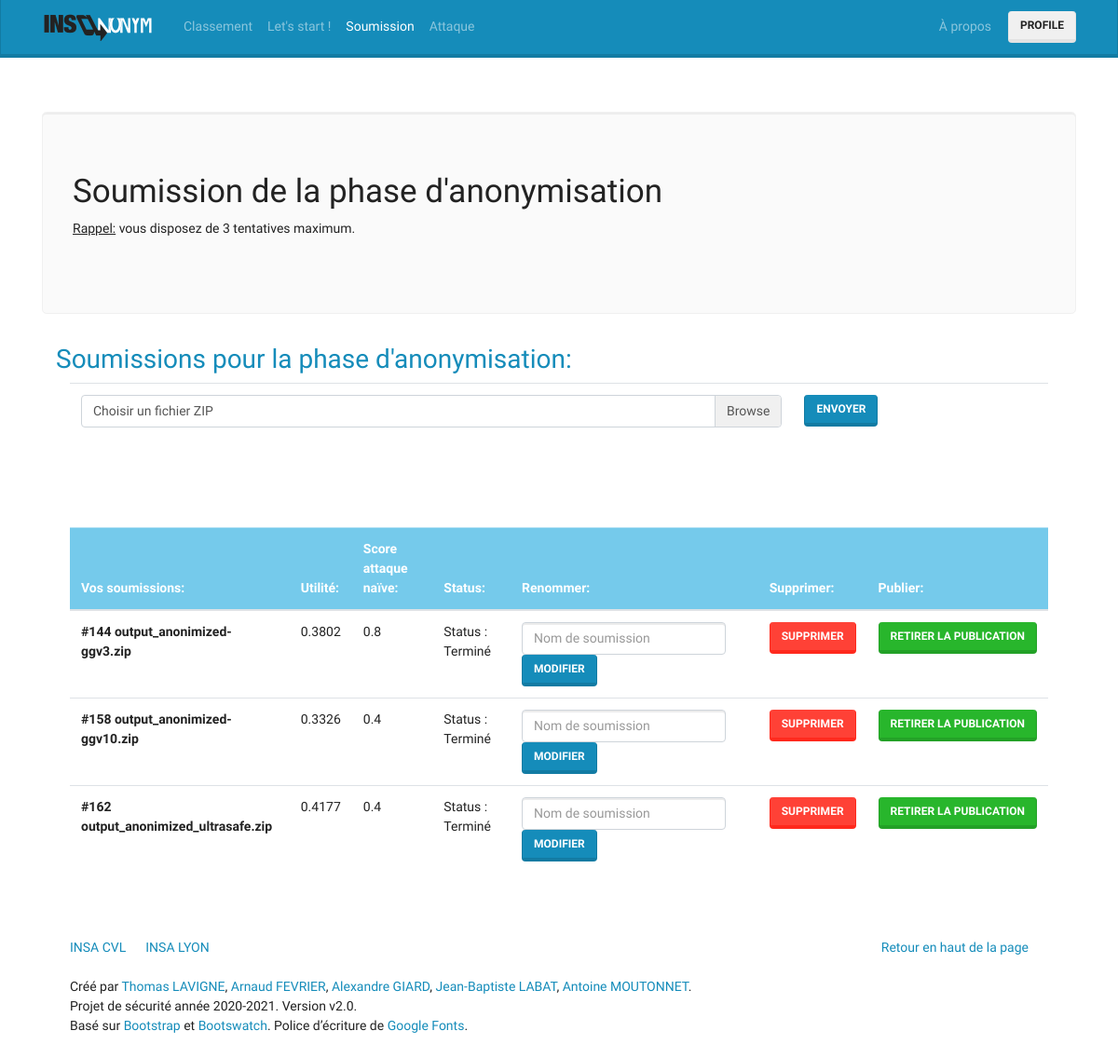
The page /anonymisation/submission (signed in) on the database as committed earlier.
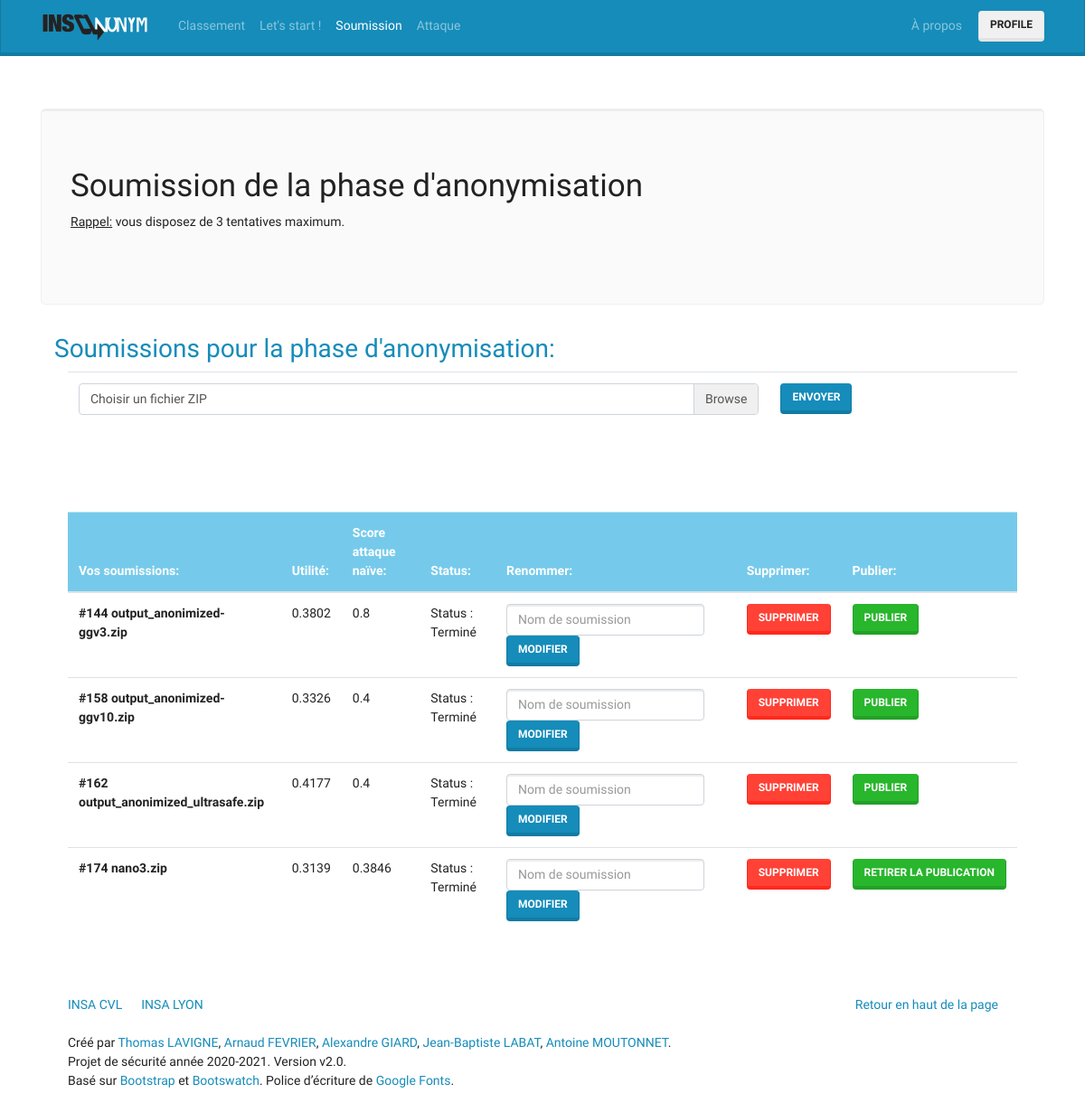
The same page on the database as committed later.
### tables this page shows
CREATE TABLE "anonymisation" (
	"SubmissionId"	INTEGER NOT NULL UNIQUE,
	"UserId"	INTEGER NOT NULL,
	"F_file"	TEXT,
	"S_file"	TEXT,
	"utility"	REAL NOT NULL DEFAULT -2,
	"naiveAttack"	REAL NOT NULL DEFAULT -2,
	"status"	TEXT NOT NULL DEFAULT 'En cours de traitement',
	"fileLink"	TEXT NOT NULL,
	"IsPublished"	INTEGER NOT NULL DEFAULT 0, 'name' TEXT DEFAULT 'soumission',
	FOREIGN KEY("UserId") REFERENCES "user"("id") ON DELETE CASCADE,
	PRIMARY KEY("SubmissionId" AUTOINCREMENT)
);

### controllers/controller_anonymisation.php (called while the page is built, shortened)
<?php
class AnonymisationController
{
    public function submission()
    {
        $submissions = $_SESSION['user']->getSubmissions();
     $submissions = $_SESSION['user']->getSubmissions();
        require_once('views/anonymisation/submission.php');
    }
}

### index.php (called while the page is built, shortened)
<?php
require_once('routes/router.php');

### models/user.php (called while the page is built, shortened)
<?php
class User
{
    public $id;
  public function getSubmissions()
  {
      global $con;
      $list = array();
      $req = $con->query("SELECT * FROM anonymisation where UserId='$this->id'");
      foreach ($req as $result)
          $list[] = new Anonym($result['SubmissionId'],$result['fileLink'],$result['UserId'],$result['F_file'], $result['S_file'] ,$result['utility'],$result['naiveAttack'],$result['status'],$result['IsPublished'],$result['name']);
      return $list;
  }
}

### models/anonym.php (called while the page is built, shortened)
<?php
class Anonym
{
    public function __construct(
        $submissionId = false,
        $fileLink = false,
        $userId = false,
        $F_file = false,
        $S_file = false,
        $utility = false,
		$naiveAttack = false,
        $status = false,
        $isPublished = false,
        $name = false
    ) {
        $this->submissionId = $submissionId;
        $this->utility = $utility;
		$this->naiveAttack = $naiveAttack;
        $this->status = $status;
        $this->isPublished =$isPublished;
        $this->name =$name;
    }
}

### views/anonymisation/submission.php (the view, shortened to what this page needs)
<div class="jumbotron">
	<h1> Soumission de la phase d'anonymisation </h1>
	<p><u>Rappel:</u> vous disposez de 3 tentatives maximum. </p>
</div>
<div class=container>
	<div class="text-primary">
		<h2>Soumissions pour la phase d'anonymisation: </h2>
	</div>
	<div class=container>
			<table class="table">
				<tr scope="row">
					<th scope="col-8">
							<div class="custom-file" id="container">
								<label class="custom-file-label" for="customFile">Choisir un fichier ZIP</label>
							</div>
							<th scope="col-sm-4">
									<button id="uploadfiles" class="btn btn-primary "/>Envoyer</button>
							</th>
					</th>
				</tr>
			</table>
<br />
<br>
<br>
<table class="table">
  <thead class="table-info">
    <tr>
      <th scope="col">Vos soumissions:</th>
	  	<th scope="col">Utilité:</th>
		<th scope="col">Score attaque naïve:</th>
	  	<th scope="col">Status:</th>
                <th scope="col">Renommer:</th>
		<th scope="col">Supprimer:</th>
		<th scope="col">Publier:</th>
    </tr>
  </thead>
  <tbody>
		<?php foreach($submissions as $submission): ?>
					<tr>
					<th scope="row">#<?=$submission->submissionId ?> <?=$submission->name ?></th>
						<td> <?=round($submission->utility,4)?> </td>
						<td> <?=round($submission->naiveAttack,4)?>  </td>
						<td> Status : <?= $submission->status?>  </td>
                                                <td>
                                                    <form method="post" class="form-inline">
                                                        <input class="form-control mr-sm-2" name="newName" placeholder="Nom de soumission">
                                                        <button type="submit" class="btn btn-primary">Modifier</button>
                                                    </form>
                                                </td>
						<td>
							<form method="post">
								<input type="submit" name="submit" value="Supprimer" class="btn btn-danger">
							</form>
				  	        </td>
					<?php
					if($submission->naiveAttack >= 0){
					if($submission->isPublished==0){
							echo'<th scope="col-8">';
							echo'<form method="post">';
								echo'<input type="submit" name="submit" value="Publier" class="btn btn-success">';
								echo'	</form>';
								echo'</th>';
						}else{
							echo'<th scope="col-8">';
							echo'<form method="post">';
								echo'<input type="submit" name="submit" value="Retirer la publication" class="btn btn-success">';
								echo'	</form>';
								echo'</th>';
						}
					}
					?>
				</tr>
		<?php endforeach?>
  </tbody>
</table>

Rows that differ between the two databases and show on the page:
changed anonymisation "output_anonimized-ggv3.zip": IsPublished 1 → 0 (drawn); submit "Retirer la publication" → "Publier"
changed anonymisation "output_anonimized-ggv10.zip": IsPublished 1 → 0 (drawn); submit "Retirer la publication" → "Publier"
changed anonymisation "output_anonimized_ultrasafe.zip": IsPublished 1 → 0 (drawn); submit "Retirer la publication" → "Publier"
added anonymisation: SubmissionId "174", name "nano3.zip", utility "0.3139", naiveAttack "0.3846", status "Terminé"
